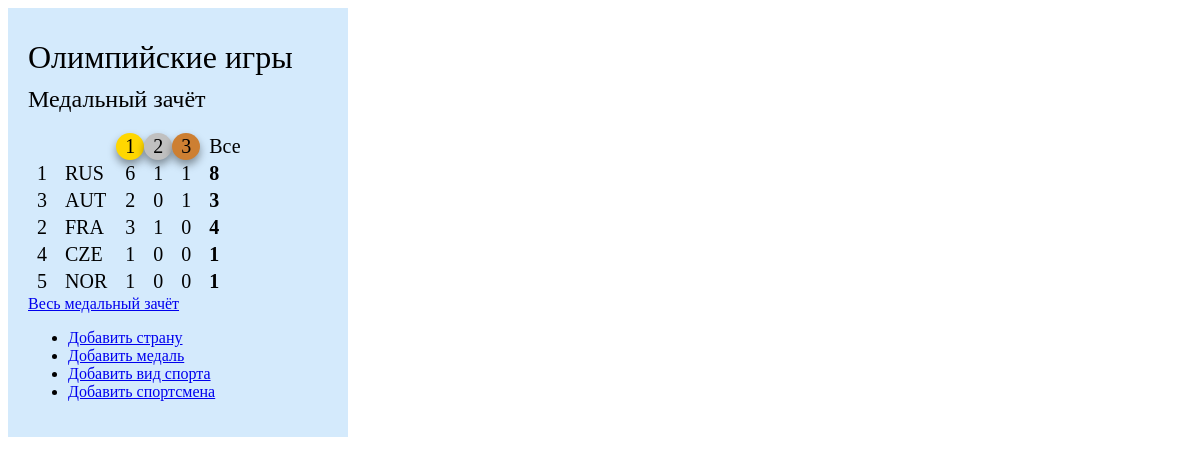
The app's page /?bronze=desc with its own data.
### tables this page shows
CREATE TABLE `countries` (
  `id` int(11) NOT NULL,
  `country_reduction` varchar(40) DEFAULT NULL,
  `country_name` varchar(40) DEFAULT NULL
);

### index.php (shortened to what this page needs)
<!DOCTYPE html>
<html>
<head>
	<link rel="stylesheet" type="text/css" href="css/style.css">
</head>
<body>
	<div class='medails-table'>
	<h1>Олимпийские игры</h1>
	<h2>Медальный зачёт</h2>
	<?
	require_once("connections/db.php");
		if($_GET['gold']=="desc")
			$sort = 'ORDER BY goldMedalsCount DESC';
		else if($_GET['gold']=="asc")
			$sort = 'ORDER BY goldMedalsCount ASC';
		else if($_GET['silver']=="desc")
			$sort = 'ORDER BY silverMedalsCount DESC';
		else if($_GET['silver']=="asc")
			$sort = 'ORDER BY silverMedalsCount ASC';
		else if($_GET['bronze']=="desc")
			$sort = 'ORDER BY bronzeMedalsCount DESC';
		$sqlPlace = 'SELECT
					countries.id AS countriesId,
					countries.country_reduction AS name,
					COUNT(medal_type_id=1) AS goldMedalsCount,
					SUM(CASE WHEN medal_type_id=2 THEN 1 ELSE 0 END) AS silverMedalsCount,
					SUM(CASE WHEN medal_type_id=3 THEN 1 ELSE 0 END) AS bronzeMedalsCount,
					COUNT(*) AS sumMedals
				FROM medal_zachet, sportsmens , countries
				WHERE medal_zachet.sportsmen_id = sportsmens.id
					AND sportsmens.county_id = countries.id
				GROUP BY countries.country_reduction
				ORDER BY goldMedalsCount DESC, silverMedalsCount DESC, bronzeMedalsCount DESC
				;';
		$resultPlace = $conn->query($sqlPlace);
		$arrayPlace = array();
		$place = 1;
		while($row = $resultPlace->fetch_assoc()) {
			$arrayPlace[$row["countriesId"]] = $place++;
		}
		$sql = 'SELECT
					countries.id AS countriesId,
					countries.country_reduction AS name,
					-- SUM(CASE WHEN medal_type_id=1 THEN 1 ELSE 0 END) AS goldMedalsCount,
					COUNT(medal_type_id=1) AS goldMedalsCount,
					SUM(CASE WHEN medal_type_id=2 THEN 1 ELSE 0 END) AS silverMedalsCount,
					SUM(CASE WHEN medal_type_id=3 THEN 1 ELSE 0 END) AS bronzeMedalsCount,
					COUNT(*) AS sumMedals
				FROM medal_zachet, sportsmens , countries
				WHERE medal_zachet.sportsmen_id = sportsmens.id
					AND sportsmens.county_id = countries.id
				GROUP BY countries.country_reduction
				'.$sort.'
				;';
		$result = $conn->query($sql);
		if ($result->num_rows > 0) {?>
		<table>
			<tr>
				<td colspan="2"></td>
				<td class="first">
					<a <?if($_GET['gold']=="desc") echo 'href="/?gold=asc"'; else echo 'href="/?gold=desc"';?>>1</a>
				</td>
				<td class="second">
					<a <?if($_GET['silver']=="desc") echo 'href="/?silver=asc"'; else echo 'href="/?silver=desc"';?>>2</a>
				</td>
				<td class="third">
					<a <?if($_GET['bronze']=="desc") echo 'href="/?bronze=asc"'; else echo 'href="/?bronze=desc"';?>>3</a>
				</td>
				<td class="all">
					<a <?if($_GET['all']=="desc") echo 'href="/?all=asc"'; else echo 'href="/?all=desc"';?>>Все</a>
				</td>
			</tr>
		<?
		  	if($_GET['country']=="desc") $country_href = 'href="/?country=asc"'; else $country_href = 'href="/?country=desc"';
			while($row = $result->fetch_assoc()) {
				$sum = $row["goldMedalsCount"] + $row["silverMedalsCount"] + $row["bronzeMedalsCount"];
		        echo '
		        <tr>
		        	<td>' . $arrayPlace[$row["countriesId"]] . '</td>
			        <td>
			        	<a  class="tan" '.
			        		$country_href.'>' .
			        		$row["name"] . '
			        	</a>
			        </td>
			        <td>
			        	<a  class="tan"
			        		href="detail_medails.php/?country='.$row["name"].'&medal_type_id=1">' .
			        		$row["goldMedalsCount"] . '
			        	</a>
			        </td>
			        <td>
			        	<a  class="tan"
			        		href="detail_medails.php/?country='.$row["name"].'&medal_type_id=2">' .
			        		$row["silverMedalsCount"] . '
			        	</a>
			        </td>
			        <td>
			        	<a  class="tan"
			        		href="detail_medails.php/?country='.$row["name"].'&medal_type_id=3">' .
			        		$row["bronzeMedalsCount"] . '
			        	</a>
			        </td>
			        <td class="bold">'. $sum .'</td>
		        </tr>';
			}
		?>
		</table>
		<?
		}
	?>
	<a class="read-more" href="#">Весь медальный зачёт </a>
	<div class="add-list">
		<ul>
			<li>
				<a class="addCountry" href="addons/add-country.php">Добавить страну</a>
			</li>
			<li>
				<a class="addMedal" href="addons/add-medail.php">Добавить медаль</a>
			</li>
			<li>
				<a class="addSport" href="addons/add-sport-type.php">Добавить вид спорта</a>
			</li>
			<li>
				<a class="addSportsmen" href="addons/add-sporsmen.php">Добавить спортсмена</a>
			</li>
		</ul>
	</div>
	</div>
</body>
</html>

### css/style.css (style rules this page uses)
.bold { font-weight: bold; }
.first ,.second ,.third { border-radius: 100%; text-align: center; box-shadow: 0px 5px 8px rgb(1,1,1,0.4); }
.first a, .second a , .third a, .all a { color: #000; text-decoration: none; }
.first { background: #ffd700; }
.second { background: #c0c0c0; }
.third { background: #cd7f32; }
.tan { color: #000; text-decoration: none; }
.medails-table { background: #d4eafc; width: 300px; padding: 20px; padding-top: 10px; }
.medails-table table { font-size: 20px; border-spacing: 0px; }
.medails-table td { padding: 2px 9px; }
h1 , h2 { font-weight: 200; }
h1 { margin-bottom: -10px; }
.medails-table { margin-bottom: 40px; }

### records on screen
countries: id "1", country_reduction "RUS", goldMedalsCount "6", silverMedalsCount "1", bronzeMedalsCount "1", sum "8"
countries: id "3", country_reduction "AUT", goldMedalsCount "2", silverMedalsCount "0", bronzeMedalsCount "1", sum "3"
countries: id "2", country_reduction "FRA", goldMedalsCount "3", silverMedalsCount "1", bronzeMedalsCount "0", sum "4"
countries: id "4", country_reduction "CZE", goldMedalsCount "1", silverMedalsCount "0", bronzeMedalsCount "0", sum "1"
countries: id "5", country_reduction "NOR", goldMedalsCount "1", silverMedalsCount "0", bronzeMedalsCount "0", sum "1"
